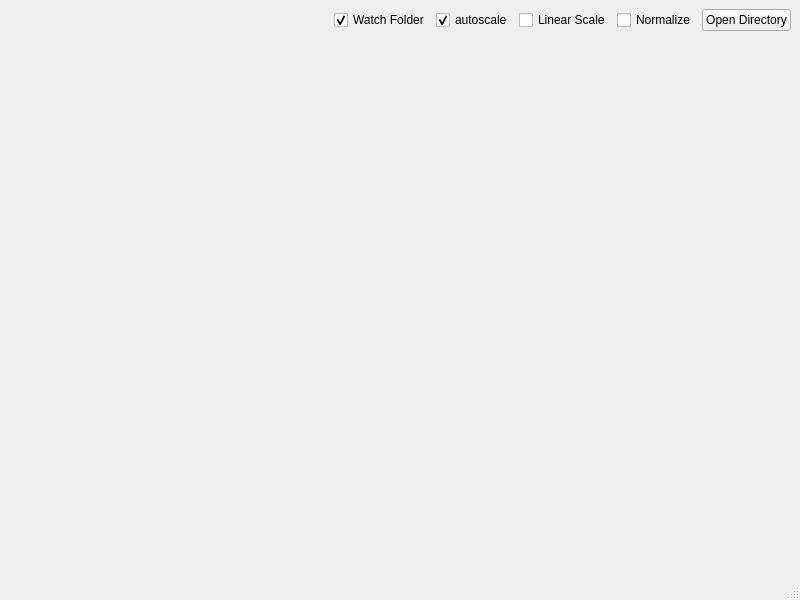
<?xml version="1.0" encoding="UTF-8"?>
<ui version="4.0">
 <class>NWADirectoryViewerWindow</class>
 <widget class="QMainWindow" name="NWADirectoryViewerWindow">
  <property name="geometry">
   <rect>
    <x>0</x>
    <y>0</y>
    <width>800</width>
    <height>600</height>
   </rect>
  </property>
  <property name="sizePolicy">
   <sizepolicy hsizetype="Expanding" vsizetype="Preferred">
    <horstretch>0</horstretch>
    <verstretch>0</verstretch>
   </sizepolicy>
  </property>
  <property name="windowTitle">
   <string>Network Analyzer Directory Viewer </string>
  </property>
  <widget class="QWidget" name="centralwidget">
   <layout class="QVBoxLayout" name="verticalLayout">
    <item>
     <layout class="QHBoxLayout" name="horizontalLayout">
      <item>
       <widget class="QLabel" name="fileLabel">
        <property name="sizePolicy">
         <sizepolicy hsizetype="Expanding" vsizetype="Preferred">
          <horstretch>0</horstretch>
          <verstretch>0</verstretch>
         </sizepolicy>
        </property>
        <property name="text">
         <string/>
        </property>
       </widget>
      </item>
      <item>
       <widget class="QCheckBox" name="watchCheckBox">
        <property name="text">
         <string>Watch Folder</string>
        </property>
        <property name="checked">
         <bool>true</bool>
        </property>
       </widget>
      </item>
      <item>
       <widget class="QCheckBox" name="autoscaleCheckBox">
        <property name="text">
         <string>autoscale</string>
        </property>
        <property name="checked">
         <bool>true</bool>
        </property>
       </widget>
      </item>
      <item>
       <widget class="QCheckBox" name="linearCheckBox">
        <property name="text">
         <string>Linear Scale</string>
        </property>
       </widget>
      </item>
      <item>
       <widget class="QCheckBox" name="normalizeCheckBox">
        <property name="text">
         <string>Normalize</string>
        </property>
       </widget>
      </item>
      <item>
       <widget class="QPushButton" name="fileButton">
        <property name="text">
         <string>Open Directory</string>
        </property>
       </widget>
      </item>
     </layout>
    </item>
    <item>
     <widget class="ImageWidget" name="imagewidget">
      <property name="sizePolicy">
       <sizepolicy hsizetype="Expanding" vsizetype="Expanding">
        <horstretch>0</horstretch>
        <verstretch>0</verstretch>
       </sizepolicy>
      </property>
      <property name="orientation">
       <enum>Qt::Vertical</enum>
      </property>
     </widget>
    </item>
   </layout>
  </widget>
  <widget class="QMenuBar" name="menubar">
   <property name="geometry">
    <rect>
     <x>0</x>
     <y>0</y>
     <width>800</width>
     <height>22</height>
    </rect>
   </property>
  </widget>
  <widget class="QStatusBar" name="statusbar"/>
 </widget>
 <customwidgets>
  <customwidget>
   <class>ImageWidget</class>
   <extends>QSplitter</extends>
   <header>guiqwt.plot</header>
  </customwidget>
 </customwidgets>
 <resources/>
 <connections/>
</ui>
